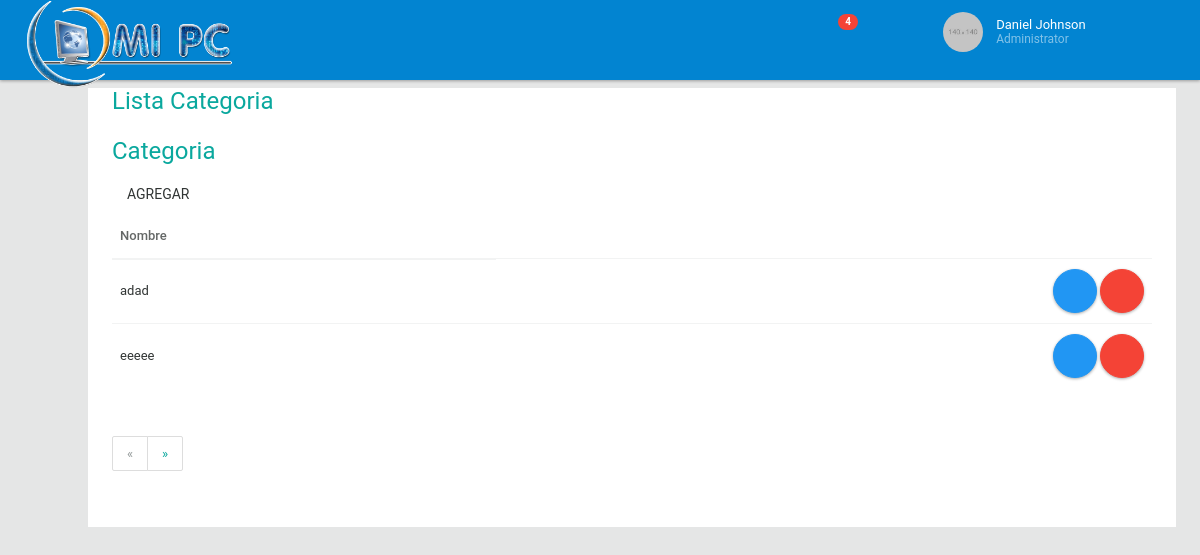
Before: /listacategoria/ with the older database file.
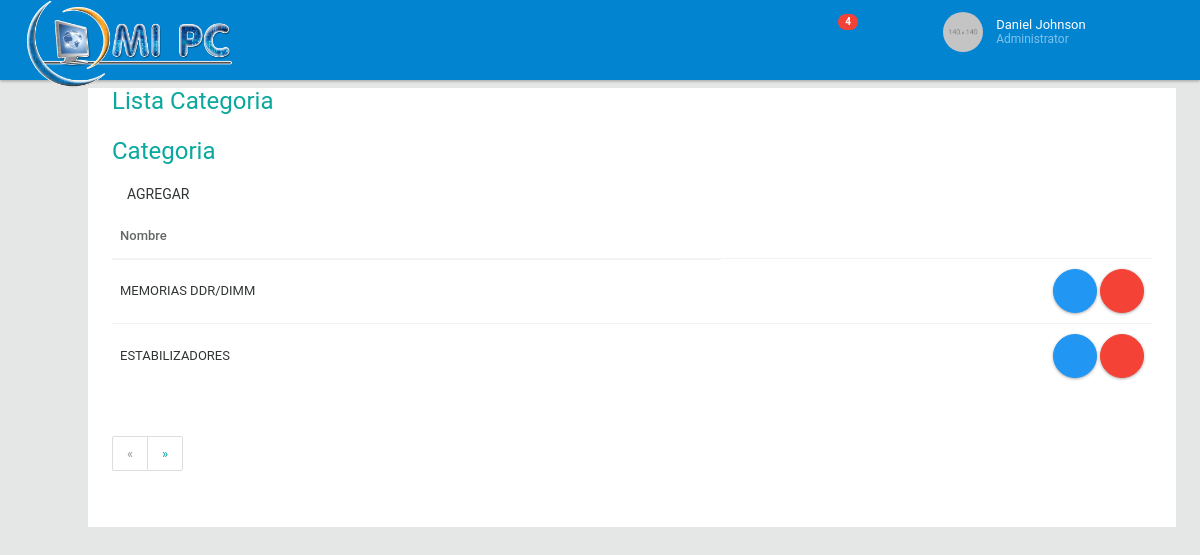
After: the same page with the newer database file.
### apps/producto/models.py (models this page shows, shortened)
class Categoria(models.Model):
	nombre = models.CharField(max_length=100)

### apps/producto/views.py (the view)
# urls.py: url(r'^listacategoria/', ListCategoria.as_view(), name='lista_categoria'),
class ListCategoria(PaginationMixin, ListView):
	template_name = "categoria/lista.html"
	model = Categoria
	paginate_by = 2
	queryset = Categoria.objects.all().order_by('pk')

### templates/categoria/lista.html (shortened to what this page needs)
{% extends "base.html" %}
{% block content %}
{% load staticfiles %}
<section class="style-default-bright">
	<div class="section-body">
	<h2 class="text-primary">Lista Categoria</h2>
		<h2 class="text-primary">Categoria</h2>
		<a href="/Createcategoria" class="btn waves-effect teal waves-light">Agregar</a>
		<table class="table table-hover">
			<thead>
				<tr>
				<th>Nombre</th>
				</tr>
			</thead>
			<tbody>
			{% for datos in object_list %}
				<tr>
					<td>{{datos.nombre}}</td>
					<td class="text-right">
						<a href="/edit_categoria/{{ datos.id }}" class="btn ink-reaction btn-floating-action btn-info"><i class="fa fa-pencil"></i></a>
						<a href="/delete_categoria/{{ datos.id }}" class="btn ink-reaction btn-floating-action btn-danger"><i class="fa fa-trash-o"></i></a>
					</td>
				</tr>
			{% endfor %}
			</tbody>
		</table>
		{% include "cliente/_pagination.html" %}
	</div>
</section>
{% endblock content %}

Changed rows visible on the page:
removed Categoria: nombre "adad"
removed Categoria: nombre "eeeee"
added Categoria: nombre "MEMORIAS DDR/DIMM"
added Categoria: nombre "ESTABILIZADORES"
